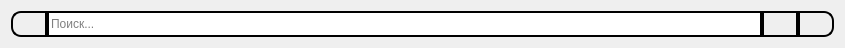
<?xml version="1.0" encoding="UTF-8"?>
<ui version="4.0">
 <class>SearchWidget</class>
 <widget class="QWidget" name="SearchWidget">
  <property name="geometry">
   <rect>
    <x>0</x>
    <y>0</y>
    <width>845</width>
    <height>48</height>
   </rect>
  </property>
  <property name="windowTitle">
   <string>Form</string>
  </property>
  <layout class="QHBoxLayout" name="horizontalLayout">
   <property name="spacing">
    <number>0</number>
   </property>
   <item>
    <widget class="QPushButton" name="magnifierIcon">
     <property name="sizePolicy">
      <sizepolicy hsizetype="Fixed" vsizetype="Expanding">
       <horstretch>0</horstretch>
       <verstretch>0</verstretch>
      </sizepolicy>
     </property>
     <property name="styleSheet">
      <string notr="true">border: 2px solid black;
border-top-left-radius: 10px;
border-bottom-left-radius: 10px;</string>
     </property>
     <property name="text">
      <string/>
     </property>
     <property name="icon">
      <iconset resource="../resource.qrc">
       <normaloff>:/magnifier.png</normaloff>:/magnifier.png</iconset>
     </property>
     <property name="checkable">
      <bool>false</bool>
     </property>
     <property name="default">
      <bool>false</bool>
     </property>
     <property name="flat">
      <bool>false</bool>
     </property>
    </widget>
   </item>
   <item>
    <widget class="QLineEdit" name="searchLineEdit">
     <property name="sizePolicy">
      <sizepolicy hsizetype="Expanding" vsizetype="Expanding">
       <horstretch>0</horstretch>
       <verstretch>0</verstretch>
      </sizepolicy>
     </property>
     <property name="styleSheet">
      <string notr="true">border: 2px solid black;</string>
     </property>
     <property name="text">
      <string/>
     </property>
     <property name="placeholderText">
      <string>Поиск...</string>
     </property>
    </widget>
   </item>
   <item>
    <widget class="QPushButton" name="deletePushButton">
     <property name="sizePolicy">
      <sizepolicy hsizetype="Minimum" vsizetype="Expanding">
       <horstretch>0</horstretch>
       <verstretch>0</verstretch>
      </sizepolicy>
     </property>
     <property name="styleSheet">
      <string notr="true">border: 2px solid black;</string>
     </property>
     <property name="text">
      <string/>
     </property>
     <property name="icon">
      <iconset resource="../resource.qrc">
       <normaloff>:/delete.jpg</normaloff>:/delete.jpg</iconset>
     </property>
    </widget>
   </item>
   <item>
    <widget class="QPushButton" name="restartPushButton">
     <property name="sizePolicy">
      <sizepolicy hsizetype="Minimum" vsizetype="Expanding">
       <horstretch>0</horstretch>
       <verstretch>0</verstretch>
      </sizepolicy>
     </property>
     <property name="styleSheet">
      <string notr="true">border: 2px solid black;
border-top-right-radius: 10px;
border-bottom-right-radius: 10px;</string>
     </property>
     <property name="text">
      <string/>
     </property>
     <property name="icon">
      <iconset resource="../resource.qrc">
       <normaloff>:/restart.jpg</normaloff>:/restart.jpg</iconset>
     </property>
    </widget>
   </item>
  </layout>
 </widget>
 <resources>
  <include location="../resource.qrc"/>
 </resources>
 <connections/>
</ui>
